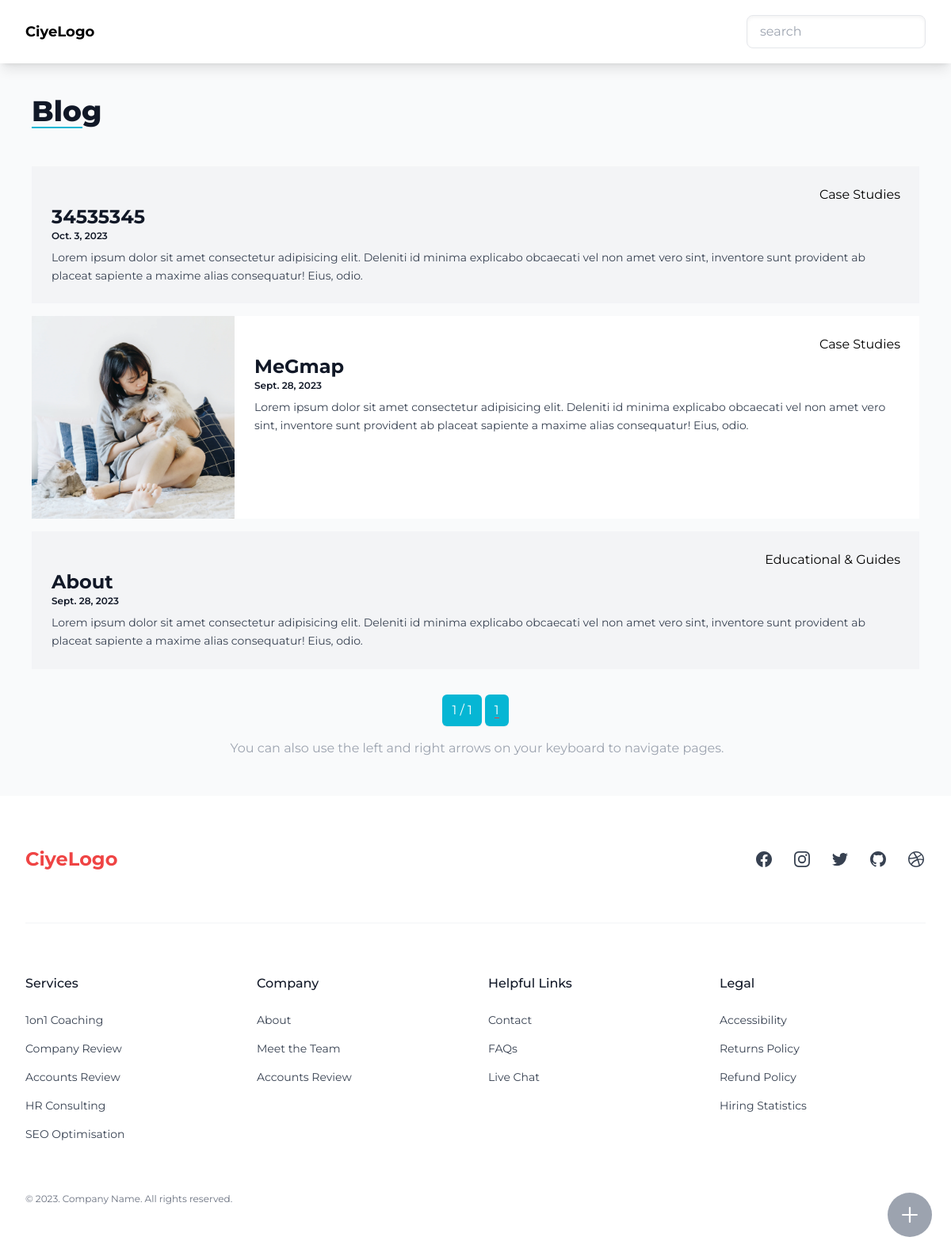
Screenshot of /blog/ with the database file from the repository.
### blog/models.py (models this page shows, shortened)
class Blog(BaseModel):
    title = models.CharField(max_length=200)
    slug = models.SlugField(max_length=200, unique=True,blank=True,null=True)
    description = models.TextField(null=True, blank=True)
    image = models.ImageField(upload_to=get_upload_path, null=True, blank=True)
    content = RichTextUploadingField(null=True,blank=True)
    category = models.ForeignKey(Category,on_delete=models.SET_NULL,null=True,blank=True,related_name='blog')
    custom_order = models.IntegerField(default=0)
    created_at = models.DateTimeField(auto_now_add=True,null=True,blank=True)
    updated_at = models.DateTimeField(auto_now=True,null=True,blank=True)
    def get_absolute_url(self):
        category_path = '/'.join([cat.slug for cat in self.category.get_ancestors(include_self=True)])
        return reverse("blog-detail", args=[category_path, self.slug])
    class Meta:
        ordering = ['-custom_order','-is_featured', '-id',]

class Category(MPTTModel):
    name = models.CharField(max_length=50, unique=True)
    slug = models.SlugField(max_length=100, unique=True, null=True, blank=True)
    description = models.CharField(max_length=200, blank=True, null=True)
    parent = TreeForeignKey('self', on_delete=models.CASCADE,
                            null=True, blank=True, related_name='children')
    custom_order = models.IntegerField(default=0)
    created_at = models.DateTimeField(auto_now_add=True)
    updated_at = models.DateTimeField(auto_now=True)
    class MPTTMeta:
        order_insertion_by = ['-custom_order', 'name']
    def __str__(self) -> str:
        return self.name
    class Meta:
        verbose_name_plural = 'Categories'
    def get_absolute_url(self):
        url_list = [self.slug]
        parent = self.parent
        while parent:
            url_list.insert(0, parent.slug)
            parent = parent.parent
        category_path = '/'.join(url_list)
        return reverse('blog-list', args=[category_path])

### blog/views.py (the view)
# urls.py: path('',views.BlogIndex.as_view(),name='blog-index'),
class BlogIndex(ListView):
    model = Blog
    paginate_by = 12
    template_name = "blog/blog-index.html"

### form_handlers/forms.py
class InquiryForm(forms.ModelForm):
    class Meta:
        model = Inquiry
        exclude = ['source_webpage', 'source_ip', 'country_from_ip']

### abstractapp/custom_context_processors.py (called while the page is built)
def categories(request):
    product_categories = ProductCategory.objects.all()
    product_root_categories = ProductCategory.objects.filter(Q(level=1)|Q(level=1))
    blog_categories = BlogCategory.objects.all()
    blog_root_categories = BlogCategory.objects.filter(level=1)
    return {
        'product_categories': product_categories,
        'product_root_categories': product_root_categories,
        'blog_categories':blog_categories,
        'blog_root_categories':blog_root_categories,
    }

def inquiry_form(request):
    return {
        'inquiry_form':InquiryForm(),
    }

def contact(request):
    contacts = ContactInformation.objects.all().order_by('custom_order')
    contact_dict = {contact.name: contact for contact in contacts}
    return {'contact': contact_dict}

### products/models.py (called while the page is built)
    def get_absolute_url(self):
        url_list = [self.slug]
        parent = self.parent
        while parent:
            url_list.insert(0, parent.slug)
            parent = parent.parent
        category_path = '/'.join(url_list)
        return reverse('category-products', args=[category_path])

### blog/templates/blog/blog-index.html
{% extends "base.html" %}
{% block content %}
  <div class="custom-container ">
    {% with main_title="blog" %}
      {% include "snippet/page-title.html" %}
    {% endwith %}
    {% include "blog/partial/card-horizontal.html" with parent_name="blog-index" %}
    {% include "partial/pagination.html" %}
  </div>
{% endblock %}

### blog/templates/blog/partial/card-horizontal.html (shortened to what this page needs)
{% for object in object_list %}
<article class="flex {% cycle 'bg-gray-100' 'bg-white' %} my-4 transition hover:shadow">
  {% if object.image %}
    <div class="hidden  sm:block sm:basis-64">
      <img alt="{{ object.title }}"
           src="{{ object.image.url }}"
           class="aspect-square h-full my-auto w-full object-cover" />
    </div>
  {% endif %}
  <div class="flex flex-1 flex-col justify-between">
    <div class="border-s border-gray-900/10 p-4 sm:border-l-transparent sm:p-6">
      <div class="text-right ">
        <a
        href="{{ object.category.get_absolute_url }}"
        hx-get="{{ object.category.get_absolute_url }}"
        hx-target="#main-content"
        hx-push-url="true"
        hx-boost="true"
       >{{ object.category }}</a>
      </div>
      <a href="{{ object.get_absolute_url }}"
      >
        <h3 class="font-bold text-2xl capitalize text-gray-900">
          {{ object.title }}
        </h3>
      </a>
      <div>
        <time datetime="{{ object.created_at }}"
              class="flex items-center justify-between gap-4 text-xs font-semibold capitalize text-gray-900">
          <span>{{ object.created_at|date }}</span>
        </time>
      </div>
      <p class="mt-2 line-clamp-4 text-sm/relaxed text-gray-700">
        {{ object.description }}
      </p>
    </div>
  </div>
</article>
  {% endfor %}

### rows the page displays
Blog: category "Case Studies", title "34535345", created_at "Oct. 3, 2023", description "Lorem ipsum dolor sit amet consectetur adipisicing elit. Deleniti id minima explicabo obcaecati vel non amet vero sint, inventore sunt provident ab placeat sapiente a maxime alias consequatur! Eius, odio."
Blog: image (picture), category "Case Studies", title "MeGmap", created_at "Sept. 28, 2023", description "Lorem ipsum dolor sit amet consectetur adipisicing elit. Deleniti id minima explicabo obcaecati vel non amet vero sint, inventore sunt provident ab placeat sapiente a maxime alias consequatur! Eius, odio."
Blog: category "Educational & Guides", title "About", created_at "Sept. 28, 2023", description "Lorem ipsum dolor sit amet consectetur adipisicing elit. Deleniti id minima explicabo obcaecati vel non amet vero sint, inventore sunt provident ab placeat sapiente a maxime alias consequatur! Eius, odio."

### other values shown
{{ main_title }} "Blog"
{{ page_obj.number }} "1"
{{ paginator.num_pages }} "1"
{{ page_num }} "1"
